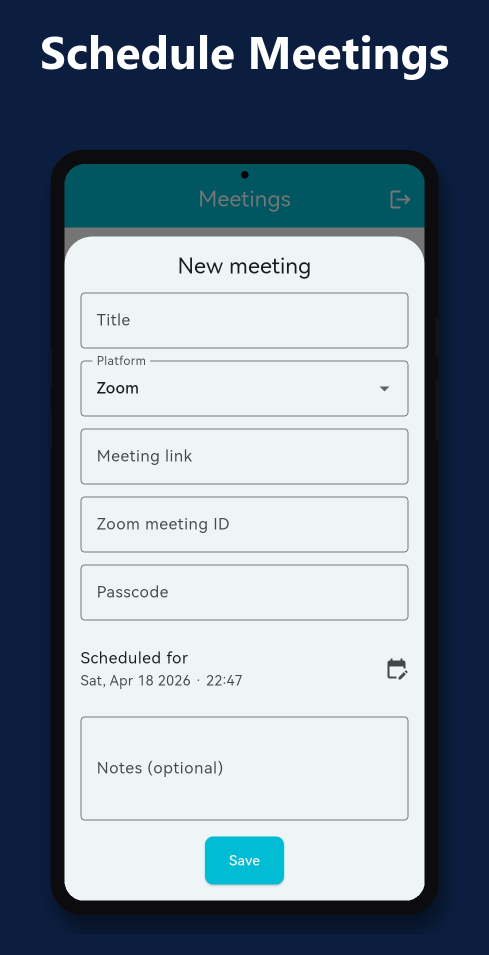
#> input picture mobile/screenshots/deeks-1.png, 978 x 1909 px (shown at 1/2 size); its folder holds only this picture in this run
$ python frame_phone.py
#> lines starting #> are read from the running program, lines starting #| are printed output that depends on the picture
"""
Wrap raw Android screenshots in a phone mockup (Craftelle style) with a
bold white caption ABOVE the phone. Handles two modes:

1) Raw run: any .jpg/.png/.jpeg that isn't deeks-N.png → frame, caption,
   rename sequentially to deeks-1.png ... deeks-N.png, delete originals.

2) Re-caption run (no raw files present): take existing deeks-N.png and
   add a fresh caption strip on top (does NOT re-frame).

Captions live in the CAPTIONS dict, keyed by the 1-based index.
"""

from pathlib import Path
from PIL import Image, ImageDraw, ImageFilter, ImageFont

# --- captions per output index ---------------------------------------------
CAPTIONS = {
    1: "Save Meeting Links",
    2: "Save Links",
    3: "Encrypted Vault",
    4: "Capture Notes",
    5: "Secure Login",
    6: "Create Account",
}
FALLBACK_CAPTION = "Deeks"

# --- tunables ---------------------------------------------------------------
BEZEL = 28
CORNER = 64
SCREEN_CORNER = 40
CAMERA_RADIUS = 7
SIDE_BUTTON_W = 6
BG_COLOR = (11, 30, 63, 255)       # dark navy
BEZEL_COLOR = (12, 12, 14, 255)
CAPTION_COLOR = (255, 255, 255, 255)
CAPTION_SIZE = 92
CAPTION_TOP_PAD = 70
CAPTION_BOTTOM_PAD = 60
PADDING_X = 80
PADDING_BOTTOM = 80


# [4 lines left out: function rounded_rect_mask, not called in this run]


def load_font(size: int) -> ImageFont.ImageFont:
    for path in (r"C:\Windows\Fonts\segoeuib.ttf", r"C:\Windows\Fonts\arialbd.ttf",
                 r"C:\Windows\Fonts\calibrib.ttf", r"C:\Windows\Fonts\seguibl.ttf"):
        try:
            return ImageFont.truetype(path, size)
        except OSError:
            continue
    return ImageFont.load_default()


def measure_text(text: str, font):
    tmp = ImageDraw.Draw(Image.new("RGBA", (1, 1)))
    bbox = tmp.textbbox((0, 0), text, font=font)
    return bbox, bbox[2] - bbox[0], bbox[3] - bbox[1]


def draw_caption(img: Image.Image, caption: str) -> Image.Image:
    """Extend img upward with a caption band and draw caption text."""
    font = load_font(CAPTION_SIZE)
    bbox, text_w, text_h = measure_text(caption, font)
    band_h = CAPTION_TOP_PAD + text_h + CAPTION_BOTTOM_PAD

    w, h = img.size
    new_w = max(w, text_w + PADDING_X * 2)
    canvas = Image.new("RGBA", (new_w, band_h + h), BG_COLOR)

    d = ImageDraw.Draw(canvas)
    tx = (new_w - text_w) // 2 - bbox[0]
    ty = CAPTION_TOP_PAD - bbox[1]
    d.text((tx, ty), caption, font=font, fill=CAPTION_COLOR)

    paste_x = (new_w - w) // 2
    canvas.paste(img.convert("RGBA"), (paste_x, band_h))
    return canvas


# [45 lines left out: functions build_phone, frame_and_caption_raw, not called in this run]


def recaption_existing(path: Path, caption: str) -> None:
    """Strip any existing caption band, then apply a fresh caption on top."""
#> called with caption = 'Save Meeting Links'
    img = Image.open(path).convert("RGB")
#> img is the input picture: PIL image 978x1909 RGB; mean R, G, B 126.6, 141.3, 154.9
    w, h = img.size
#> w = 978; h = 1909
    # Find the phone bezel: the first row where a pixel in the central band
    # is very dark (sum(RGB) < 60 — bezel is ~(12,12,14); navy BG is (11,30,63)
    # which sums to 104 so we won't false-match the background).
    phone_top = None
    x_start = w // 4
#> x_start = 244
    x_end = 3 * w // 4
#> x_end = 733
    step = max(1, (x_end - x_start) // 40)
#> step = 12
    for y in range(h):
        for x in range(x_start, x_end, step):
            r, g, b = img.getpixel((x, y))
            if r + g + b < 60:
                phone_top = y
                break
        if phone_top is not None:
            break
    if phone_top is None or phone_top < 50:
        phone_top = 260  # fallback

    # Also strip the small padding gap above the phone so draw_caption can
    # re-introduce its own uniform top padding.
    cropped = img.crop((0, phone_top, w, h))
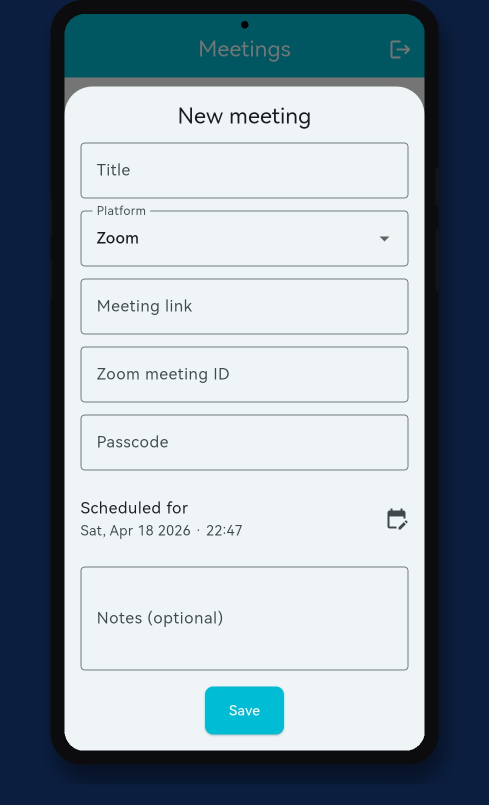
#> cropped: PIL image 978x1609 RGB (shown at 1/2 size); mean R, G, B 144.5, 158.6, 169.1
    captioned = draw_caption(cropped, caption)
#> in draw_caption, `canvas = Image.new("RGBA", (new_w, band_h + h), BG_COLOR)`:
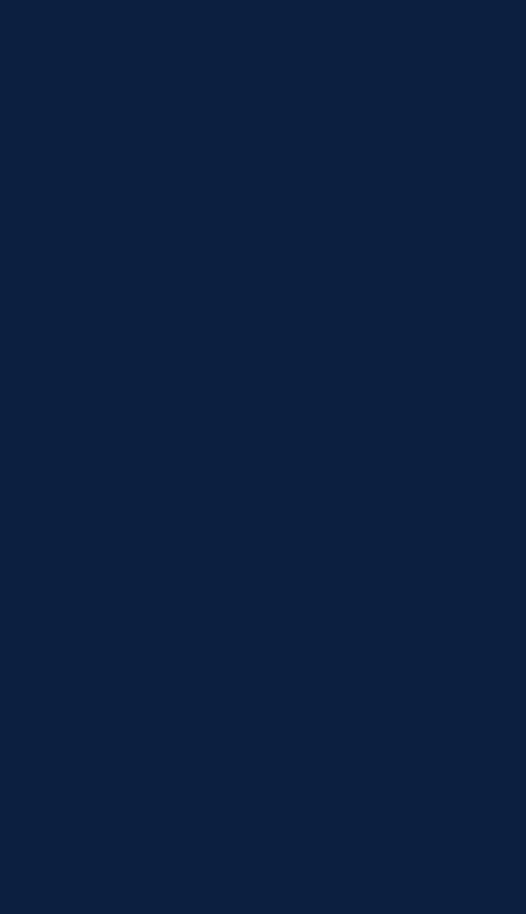
#> canvas: PIL image 1052x1828 RGBA (shown at 1/2 size); mean R, G, B, A 11, 30, 63, 255
#> in draw_caption, `canvas.paste(img.convert("RGBA"), (paste_x, band_h))`:
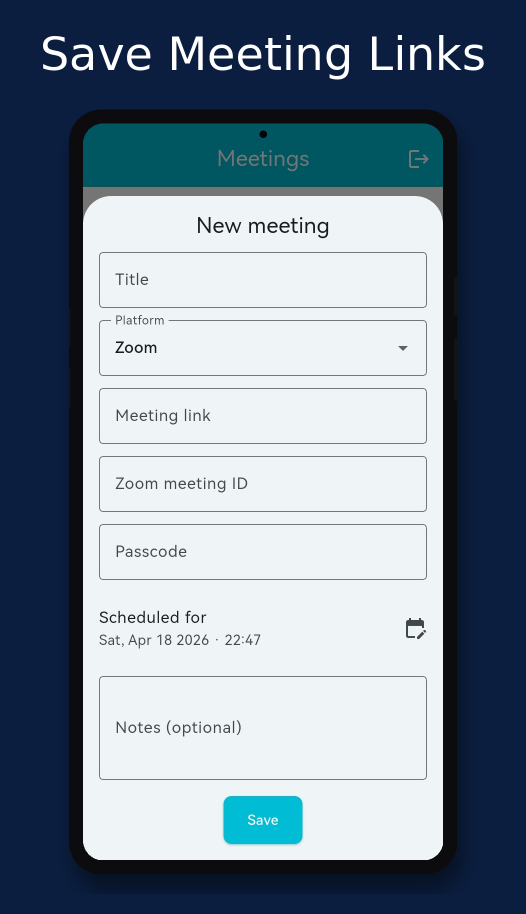
#> canvas: PIL image 1052x1828 RGBA (shown at 1/2 size); mean R, G, B, A 122.3, 137.2, 151.5, 255
    captioned.convert("RGB").save(path, "PNG", optimize=True)


def main():
    folder = Path(__file__).parent
    exts = {".png", ".jpg", ".jpeg"}

    raw = sorted(
        p for p in folder.iterdir()
        if p.suffix.lower() in exts and not p.stem.startswith("deeks-")
    )
    existing = sorted(
        p for p in folder.iterdir()
        if p.suffix.lower() == ".png" and p.stem.startswith("deeks-")
    )

    if raw:
        for i, src in enumerate(raw, start=1):
            dest = folder / f"deeks-{i}.png"
            caption = CAPTIONS.get(i, FALLBACK_CAPTION)
            temp = folder / f".pending-deeks-{i}.png"
            print(f"{src.name} -> {dest.name}  [{caption}]")
            frame_and_caption_raw(src, temp, caption)
            if dest.exists():
                dest.unlink()
            temp.rename(dest)
            src.unlink()
        return

    if existing:
        print("Re-captioning existing deeks-N.png files in place.")
        for i, src in enumerate(existing, start=1):
            caption = CAPTIONS.get(i, FALLBACK_CAPTION)
            print(f"{src.name}  [{caption}]")
            recaption_existing(src, caption)
        return

    print("No screenshots found.")


if __name__ == "__main__":
    main()

$ run again, on mobile/screenshots/deeks-5.png
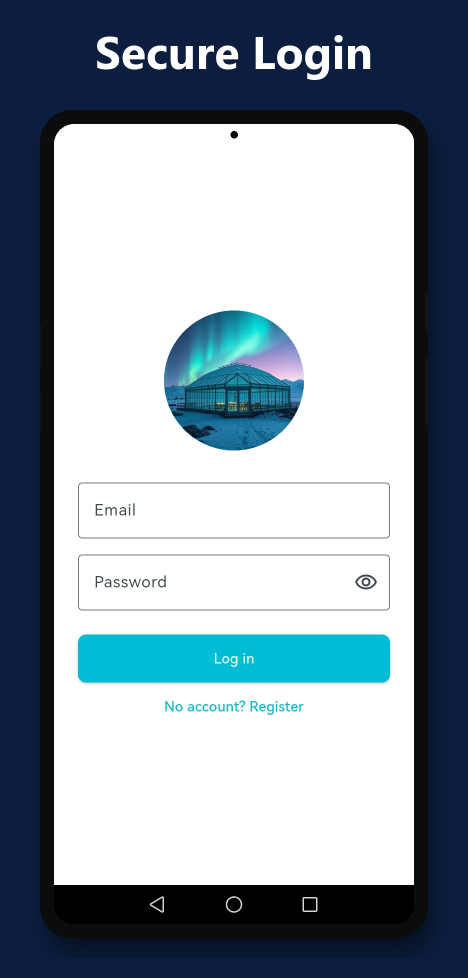
#> input picture mobile/screenshots/deeks-5.png, 936 x 1956 px (shown at 1/2 size)
#> in recaption_existing, img is the input picture: PIL image 936x1956 RGB; mean R, G, B 142.6, 156.7, 167.8
#> in recaption_existing, `cropped = img.crop((0, phone_top, w, h))`:
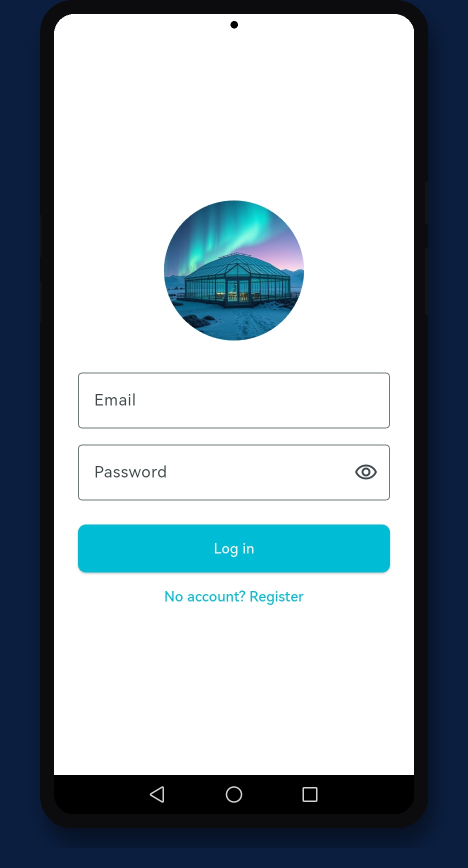
#> cropped: PIL image 936x1736 RGB (shown at 1/2 size); mean R, G, B 157, 170.6, 179.3
#> in draw_caption, `canvas.paste(img.convert("RGBA"), (paste_x, band_h))`:
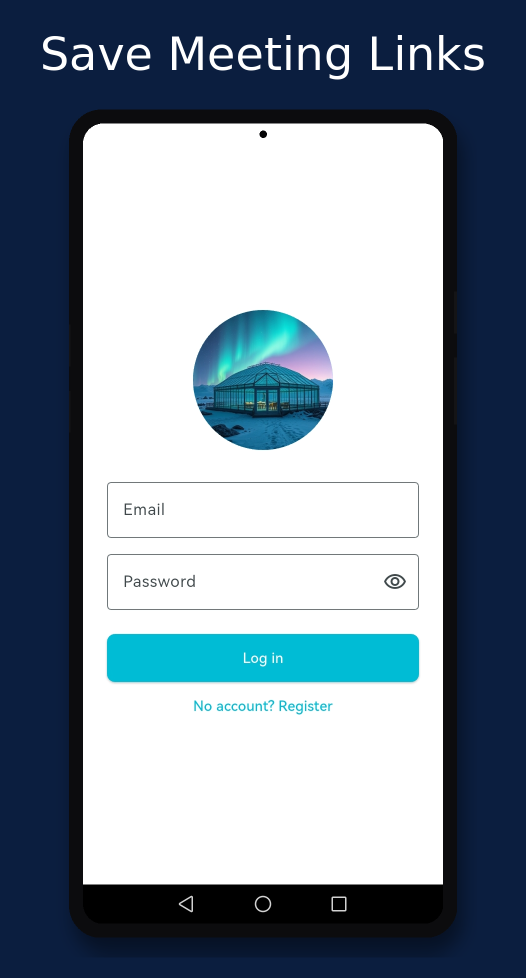
#> canvas: PIL image 1052x1955 RGBA (shown at 1/2 size); mean R, G, B, A 128.3, 142.9, 156.4, 255

$ run again, on mobile/screenshots/deeks-2.png
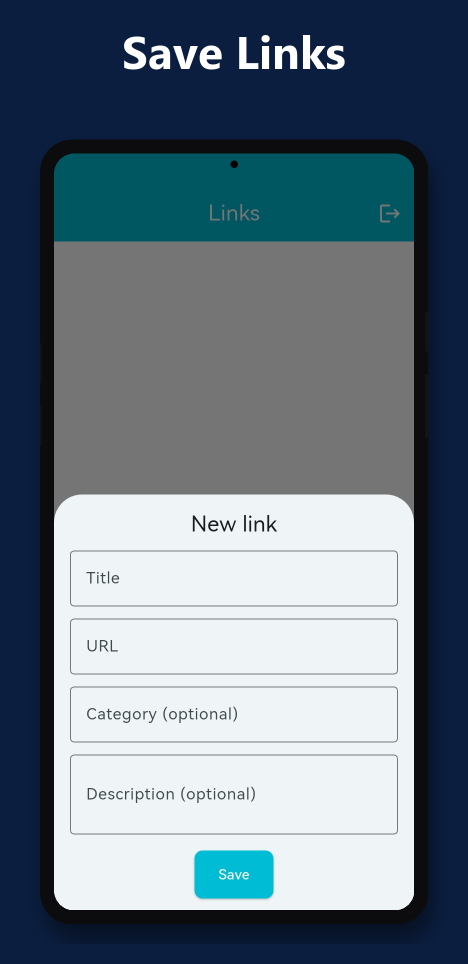
#> input picture mobile/screenshots/deeks-2.png, 936 x 1928 px (shown at 1/2 size)
#> in recaption_existing, img is the input picture: PIL image 936x1928 RGB; mean R, G, B 105.3, 120.3, 132.5
#> in recaption_existing, `cropped = img.crop((0, phone_top, w, h))`:
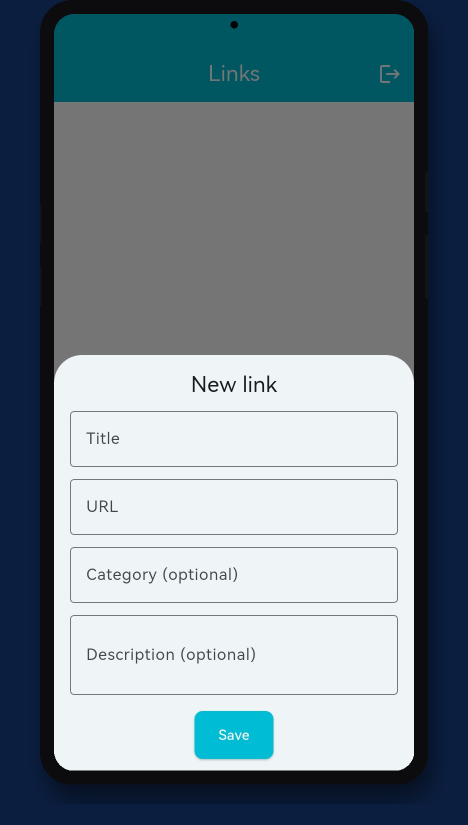
#> cropped: PIL image 936x1649 RGB (shown at 1/2 size); mean R, G, B 119.3, 133.9, 142.8
#> in draw_caption, `canvas.paste(img.convert("RGBA"), (paste_x, band_h))`:
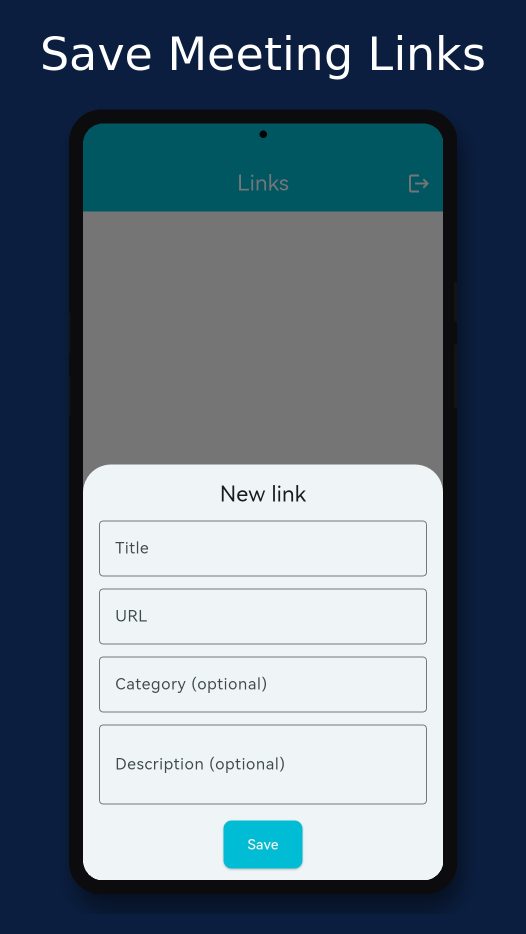
#> canvas: PIL image 1052x1868 RGBA (shown at 1/2 size); mean R, G, B, A 98.2, 113.5, 127.3, 255

$ run again, on mobile/screenshots/deeks-3.png
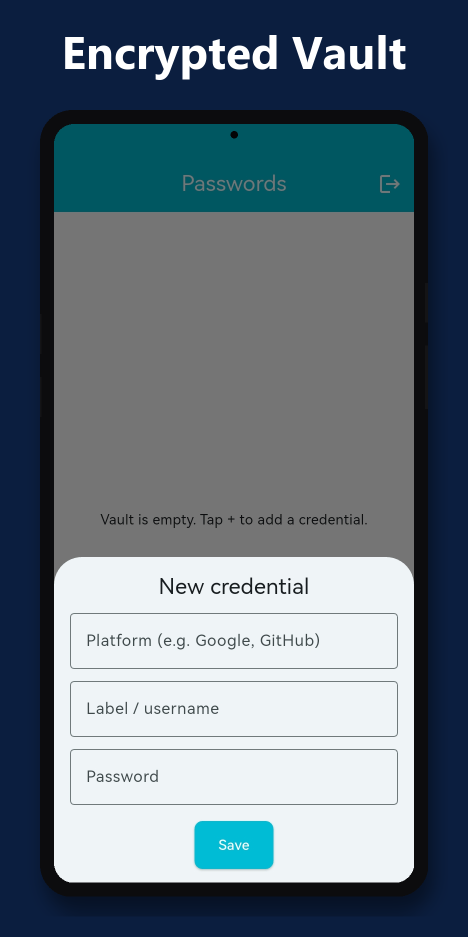
#> input picture mobile/screenshots/deeks-3.png, 936 x 1873 px (shown at 1/2 size)
#> in recaption_existing, img is the input picture: PIL image 936x1873 RGB; mean R, G, B 100.2, 114.6, 125.8
#> in recaption_existing, `cropped = img.crop((0, phone_top, w, h))`:
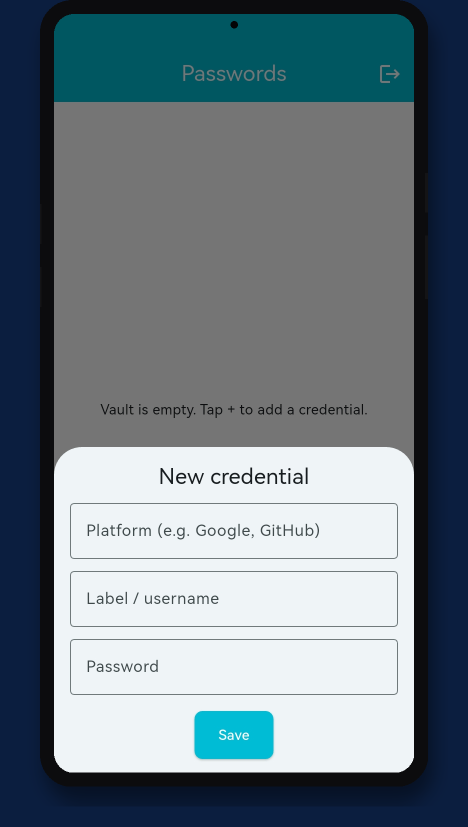
#> cropped: PIL image 936x1653 RGB (shown at 1/2 size); mean R, G, B 109, 123, 131.7
#> in draw_caption, `canvas.paste(img.convert("RGBA"), (paste_x, band_h))`:
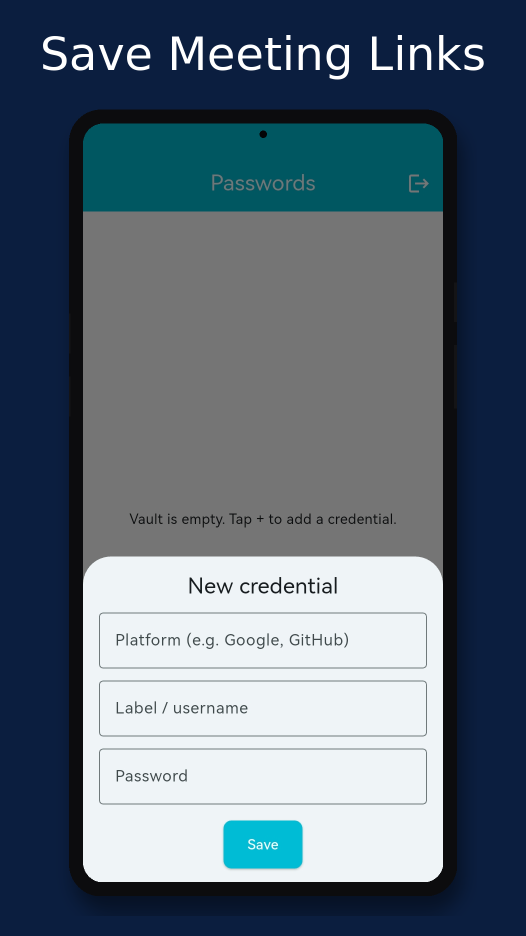
#> canvas: PIL image 1052x1872 RGBA (shown at 1/2 size); mean R, G, B, A 90.1, 105, 118.6, 255
